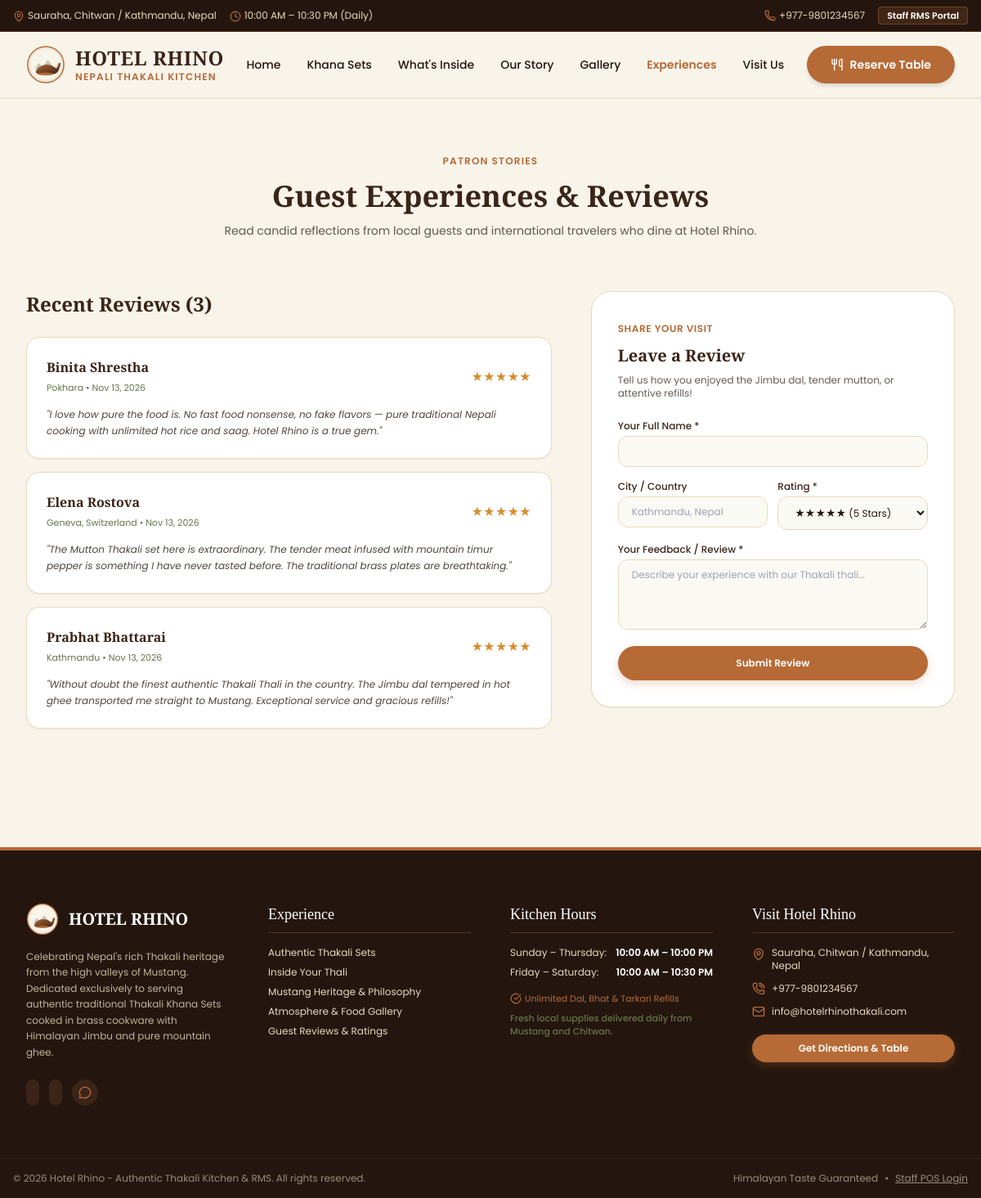
The app's page /guest-experiences/ with its own data.
### thakali_app/models.py (models this page shows, shortened)
class CustomerReview(models.Model):
    name = models.CharField(max_length=100)
    rating = models.PositiveSmallIntegerField(default=5)
    comment = models.TextField()
    city = models.CharField(max_length=100, default="Kathmandu / Chitwan")
    is_approved = models.BooleanField(default=True)
    created_at = models.DateTimeField(auto_now_add=True)
    class Meta:
        ordering = ['-created_at']

### thakali_app/views.py (the view, shortened to what this page needs)
# urls.py: path('guest-experiences/', views.guest_experiences_view, name='guest_experiences'),
def guest_experiences_view(request):
    reviews = CustomerReview.objects.filter(is_approved=True)
    return render(request, 'public/guest_experiences.html', {'reviews': reviews})

### templates/public/guest_experiences.html (shortened to what this page needs)
{% extends 'public/base.html' %}
{% block content %}
<div class="py-16 bg-creamBg">
  <div class="max-w-7xl mx-auto px-4 sm:px-6 lg:px-8 space-y-16">
    <div class="text-center max-w-2xl mx-auto space-y-3">
      <span class="text-xs uppercase tracking-widest font-semibold text-terracotta">Patron Stories</span>
      <h1 class="text-4xl font-heading font-bold text-deepBrown">Guest Experiences & Reviews</h1>
      <p class="text-sm text-darkEspresso/70">Read candid reflections from local guests and international travelers who dine at Hotel Rhino.</p>
    </div>
    <div class="grid grid-cols-1 lg:grid-cols-12 gap-12 items-start">
      <div class="lg:col-span-7 space-y-6">
        <h3 class="font-heading text-2xl font-bold text-deepBrown">Recent Reviews ({{ reviews|length }})</h3>
        <div class="space-y-4">
          {% for r in reviews %}
          <div class="bg-white p-6 rounded-2xl border border-tradBeige shadow-sm space-y-3">
            <div class="flex items-center justify-between">
              <div>
                <h4 class="font-heading font-bold text-base text-deepBrown">{{ r.name }}</h4>
                <span class="text-[11px] text-mutedOlive">{{ r.city }} • {{ r.created_at|date:"M d, Y" }}</span>
              </div>
              <div class="text-warningAmber text-sm">
                {% for _ in "x"|rjust:r.rating %}★{% endfor %}
              </div>
            </div>
            <p class="text-xs text-darkEspresso/80 leading-relaxed italic">"{{ r.comment }}"</p>
          </div>
          {% empty %}
          <div class="bg-white p-8 rounded-2xl text-center text-xs text-darkEspresso/60">
            No reviews yet. Be the first to share your experience below!
          </div>
          {% endfor %}
        </div>
      </div>
      <div class="lg:col-span-5 bg-white p-8 rounded-3xl border border-tradBeige shadow-sm space-y-6">
        <div class="space-y-2">
          <span class="text-xs uppercase tracking-wider font-semibold text-terracotta">Share Your Visit</span>
          <h3 class="font-heading text-xl font-bold text-deepBrown">Leave a Review</h3>
          <p class="text-xs text-darkEspresso/70">Tell us how you enjoyed the Jimbu dal, tender mutton, or attentive refills!</p>
        </div>
        <form method="POST" action="{% url 'guest_experiences' %}" class="space-y-4 text-xs">
          <div>
            <label class="block font-medium text-deepBrown mb-1">Your Full Name *</label>
            <input type="text" name="name" required class="w-full px-4 py-2.5 rounded-xl border border-tradBeige bg-creamBg/50 focus:outline-none focus:border-terracotta">
          </div>
          <div class="grid grid-cols-2 gap-3">
            <div>
              <label class="block font-medium text-deepBrown mb-1">City / Country</label>
              <input type="text" name="city" placeholder="Kathmandu, Nepal" class="w-full px-4 py-2.5 rounded-xl border border-tradBeige bg-creamBg/50 focus:outline-none focus:border-terracotta">
            </div>
            <div>
              <label class="block font-medium text-deepBrown mb-1">Rating *</label>
              <select name="rating" class="w-full px-4 py-2.5 rounded-xl border border-tradBeige bg-creamBg/50 focus:outline-none focus:border-terracotta">
                <option value="5">★★★★★ (5 Stars)</option>
              </select>
            </div>
          </div>
          <div>
            <label class="block font-medium text-deepBrown mb-1">Your Feedback / Review *</label>
            <textarea name="comment" rows="4" required placeholder="Describe your experience with our Thakali thali..." class="w-full px-4 py-2.5 rounded-xl border border-tradBeige bg-creamBg/50 focus:outline-none focus:border-terracotta"></textarea>
          </div>
          <button type="submit" class="btn-primary w-full py-3 justify-center text-xs">
            Submit Review
          </button>
        </form>
      </div>
    </div>
  </div>
</div>
{% endblock %}

### templates/public/base.html (shortened to what this page needs)
<!DOCTYPE html>
<html lang="en">
<head>
  <script src="https://cdn.tailwindcss.com"></script>
  <link rel="stylesheet" href="/static/css/style.css">
</head>
<body class="bg-creamBg text-darkEspresso flex flex-col min-h-screen">
  <div class="bg-darkEspresso text-tradBeige text-xs py-2 px-4 border-b border-terracotta/30">
    <div class="max-w-7xl mx-auto flex flex-wrap justify-between items-center gap-2">
      <div class="flex items-center gap-4">
        <span><i data-lucide="map-pin" class="w-3.5 h-3.5 inline text-terracotta mr-1"></i>{{ RESTAURANT_LOCATION }}</span>
        <span><i data-lucide="clock" class="w-3.5 h-3.5 inline text-terracotta mr-1"></i>10:00 AM – 10:30 PM (Daily)</span>
      </div>
      <div class="flex items-center gap-4">
        <a href="tel:{{ RESTAURANT_PHONE }}" class="hover:text-white transition flex items-center gap-1">
          <i data-lucide="phone" class="w-3.5 h-3.5 text-terracotta"></i>{{ RESTAURANT_PHONE }}
        </a>
        <a href="/staff/dashboard/" class="bg-terracotta/20 hover:bg-terracotta text-white px-2.5 py-0.5 rounded text-[11px] font-semibold transition border border-terracotta/40">
          Staff RMS Portal
        </a>
      </div>
    </div>
  </div>
  <header class="sticky top-0 z-50 bg-creamBg/95 backdrop-blur-md border-b border-tradBeige/80 shadow-sm">
    <div class="max-w-7xl mx-auto px-4 sm:px-6 lg:px-8 h-20 flex items-center justify-between">
      <a href="/" class="flex items-center gap-3">
        <img src="/static/images/rhino_logo.svg" alt="Hotel Rhino Logo" class="h-12 w-12 drop-shadow-sm">
        <div>
          <span class="font-heading font-extrabold text-2xl tracking-wide text-deepBrown block leading-tight">HOTEL RHINO</span>
          <span class="text-xs tracking-widest uppercase font-semibold text-terracotta block">Nepali Thakali Kitchen</span>
        </div>
      </a>
      <nav class="hidden md:flex items-center space-x-8 text-sm font-medium text-darkEspresso">
        <a href="/" class="hover:text-terracotta transition {% if request.resolver_match.url_name == 'home' %}text-terracotta font-semibold{% endif %}">Home</a>
        <a href="{% url 'khana_sets' %}" class="hover:text-terracotta transition {% if request.resolver_match.url_name == 'khana_sets' %}text-terracotta font-semibold{% endif %}">Khana Sets</a>
        <a href="{% url 'whats_inside_thali' %}" class="hover:text-terracotta transition {% if request.resolver_match.url_name == 'whats_inside_thali' %}text-terracotta font-semibold{% endif %}">What's Inside</a>
        <a href="{% url 'our_story' %}" class="hover:text-terracotta transition {% if request.resolver_match.url_name == 'our_story' %}text-terracotta font-semibold{% endif %}">Our Story</a>
        <a href="{% url 'gallery' %}" class="hover:text-terracotta transition {% if request.resolver_match.url_name == 'gallery' %}text-terracotta font-semibold{% endif %}">Gallery</a>
        <a href="{% url 'guest_experiences' %}" class="hover:text-terracotta transition {% if request.resolver_match.url_name == 'guest_experiences' %}text-terracotta font-semibold{% endif %}">Experiences</a>
        <a href="{% url 'visit_us' %}" class="hover:text-terracotta transition {% if request.resolver_match.url_name == 'visit_us' %}text-terracotta font-semibold{% endif %}">Visit Us</a>
      </nav>
      <div class="hidden sm:flex items-center gap-3">
        <a href="{% url 'visit_us' %}" class="btn-primary text-sm shadow-md">
          <i data-lucide="utensils" class="w-4 h-4"></i> Reserve Table
        </a>
      </div>
    </div>
  </header>
  <main class="flex-grow">
    {% block content %}{% endblock %}
  </main>
  <footer class="bg-darkEspresso text-tradBeige mt-20 border-t-4 border-terracotta">
    <div class="max-w-7xl mx-auto px-4 sm:px-6 lg:px-8 py-16 grid grid-cols-1 md:grid-cols-4 gap-12">
      <div class="space-y-4">
        <div class="flex items-center gap-3">
          <img src="/static/images/rhino_logo.svg" alt="Hotel Rhino" class="h-10 w-10">
          <span class="font-heading font-bold text-xl text-white">HOTEL RHINO</span>
        </div>
        <p class="text-xs text-tradBeige/80 leading-relaxed">
          Celebrating Nepal's rich Thakali heritage from the high valleys of Mustang. Dedicated exclusively to serving authentic traditional Thakali Khana Sets cooked in brass cookware with Himalayan Jimbu and pure mountain ghee.
        </p>
        <div class="flex space-x-3 text-terracotta pt-2">
          <a href="#" class="p-2 bg-deepBrown rounded-full hover:text-white transition"></a>
          <a href="#" class="p-2 bg-deepBrown rounded-full hover:text-white transition"></a>
          <a href="https://wa.me/{{ RESTAURANT_WHATSAPP }}" class="p-2 bg-deepBrown rounded-full hover:text-white transition"><i data-lucide="message-circle" class="w-4 h-4"></i></a>
        </div>
      </div>
      <div>
        <h4 class="font-heading text-lg text-white mb-4 border-b border-terracotta/30 pb-2">Experience</h4>
        <ul class="space-y-2 text-xs">
          <li><a href="{% url 'khana_sets' %}" class="hover:text-terracotta transition">Authentic Thakali Sets</a></li>
          <li><a href="{% url 'whats_inside_thali' %}" class="hover:text-terracotta transition">Inside Your Thali</a></li>
          <li><a href="{% url 'our_story' %}" class="hover:text-terracotta transition">Mustang Heritage & Philosophy</a></li>
          <li><a href="{% url 'gallery' %}" class="hover:text-terracotta transition">Atmosphere & Food Gallery</a></li>
          <li><a href="{% url 'guest_experiences' %}" class="hover:text-terracotta transition">Guest Reviews & Ratings</a></li>
        </ul>
      </div>
      <div>
        <h4 class="font-heading text-lg text-white mb-4 border-b border-terracotta/30 pb-2">Kitchen Hours</h4>
        <div class="space-y-2 text-xs">
          <p class="flex justify-between"><span>Sunday – Thursday:</span> <span class="font-semibold text-white">10:00 AM – 10:00 PM</span></p>
          <p class="flex justify-between"><span>Friday – Saturday:</span> <span class="font-semibold text-white">10:00 AM – 10:30 PM</span></p>
          <p class="text-terracotta pt-2 text-[11px]"><i data-lucide="check-circle" class="w-3.5 h-3.5 inline mr-1"></i>Unlimited Dal, Bhat & Tarkari Refills</p>
          <p class="text-[11px] text-mutedOlive font-medium">Fresh local supplies delivered daily from Mustang and Chitwan.</p>
        </div>
      </div>
      <div>
        <h4 class="font-heading text-lg text-white mb-4 border-b border-terracotta/30 pb-2">Visit Hotel Rhino</h4>
        <div class="space-y-3 text-xs">
          <p class="flex items-start gap-2">
            <i data-lucide="map-pin" class="w-4 h-4 text-terracotta shrink-0 mt-0.5"></i>
            <span>{{ RESTAURANT_LOCATION }}</span>
          </p>
          <p class="flex items-center gap-2">
            <i data-lucide="phone-call" class="w-4 h-4 text-terracotta shrink-0"></i>
            <span>{{ RESTAURANT_PHONE }}</span>
          </p>
          <p class="flex items-center gap-2">
            <i data-lucide="mail" class="w-4 h-4 text-terracotta shrink-0"></i>
            <span>{{ RESTAURANT_EMAIL }}</span>
          </p>
          <div class="pt-2">
            <a href="{% url 'visit_us' %}" class="btn-primary text-xs py-2 px-4 w-full text-center">Get Directions & Table</a>
          </div>
        </div>
      </div>
    </div>
    <div class="border-t border-deepBrown/80 py-4 px-4 text-center text-xs text-tradBeige/60">
      <div class="max-w-7xl mx-auto flex flex-col sm:flex-row justify-between items-center gap-2">
        <p>© 2026 Hotel Rhino - Authentic Thakali Kitchen & RMS. All rights reserved.</p>
        <p class="flex items-center gap-2">
          <span>Himalayan Taste Guaranteed</span> •
          <a href="/staff/login/" class="hover:text-terracotta underline">Staff POS Login</a>
        </p>
      </div>
    </div>
  </footer>
</body>
</html>

### static/css/style.css (style rules this page uses)
:root { --color-deep-brown: #3B2418; --color-espresso: #24160F; --color-terracotta: #B66A36; --color-warm-sand: #D8BD96; --color-trad-beige: #E9D9BC; --color-cream-bg: #F8F4EA; --color-muted-olive: #68734A; --color-white: #FFFFFF; --color-success: #25834A; --color-warning: #D68B27; --color-error: #C64C43; --font-heading: 'Playfair Display', serif; --font-body: 'Poppins', -apple-system, BlinkMacSystemFont, sans-serif; --font-devanagari: 'Noto Sans Devanagari', sans-serif; }
* { box-sizing: border-box; margin: 0; padding: 0; }
body { font-family: var(--font-body); background-color: var(--color-cream-bg); color: var(--color-espresso); line-height: 1.6; min-height: 100vh; }
h1, h2, h3, h4, .brand-font { font-family: var(--font-heading); color: var(--color-deep-brown); font-weight: 700; }
a { color: inherit; text-decoration: none; }
.btn-primary { background-color: var(--color-terracotta); color: var(--color-white); padding: 0.75rem 1.75rem; border-radius: 9999px; font-weight: 600; border: 1px solid transparent; display: inline-flex; align-items: center; justify-content: center; gap: 0.5rem; transition: all 0.25s ease; cursor: pointer; box-shadow: 0 4px 12px rgba(182, 106, 54, 0.25); }

### records on screen
CustomerReview: name "Binita Shrestha", city "Pokhara", created_at "Nov 13, 2026", comment "I love how pure the food is. No fast food nonsense, no fake flavors — pure traditional Nepali cooking with unlimited hot rice and saag. Hotel Rhino is a true gem."
CustomerReview: name "Elena Rostova", city "Geneva, Switzerland", created_at "Nov 13, 2026", comment "The Mutton Thakali set here is extraordinary. The tender meat infused with mountain timur pepper is something I have never tasted before. The traditional brass plates are breathtaking."
CustomerReview: name "Prabhat Bhattarai", city "Kathmandu", created_at "Nov 13, 2026", comment "Without doubt the finest authentic Thakali Thali in the country. The Jimbu dal tempered in hot ghee transported me straight to Mustang. Exceptional service and gracious refills!"

### other values on screen
{{ RESTAURANT_LOCATION }} "Sauraha, Chitwan / Kathmandu, Nepal"
{{ RESTAURANT_PHONE }} "+977-9801234567"
{{ reviews|length }} "3"
{{ RESTAURANT_EMAIL }} "info@hotelrhinothakali.com"
